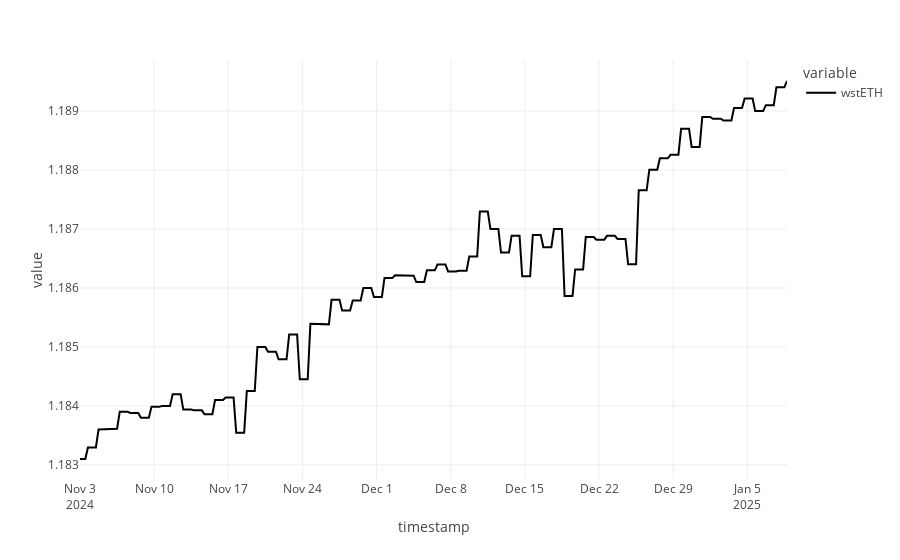

This figure's notebook cell:
### Code cell
px.line(price_df["wstETH"])

### Figure 1 — Plotly figure (JSON) as saved in the notebook; plotly's stock layout.template omitted (floating-point values rounded to 4 significant figures; data arrays with more than 128 entries replaced by an {"elided": "..."} marker saying what was removed)
{"data": [{"hovertemplate": "variable=wstETH<br>timestamp=%{x}<br>value=%{y}<extra></extra>", "legendgroup": "wstETH", "line": {"color": "#000001", "dash": "solid"}, "marker": {"symbol": "circle"}, "mode": "lines", "name": "wstETH", "orientation": "v", "showlegend": true, "type": "scatter", "x": {"elided": "268 str values"}, "xaxis": "x", "y": {"elided": "268 float values"}, "yaxis": "y"}], "layout": {"legend": {"title": {"text": "variable"}, "tracegroupgap": 0}, "margin": {"t": 60}, "xaxis": {"anchor": "y", "domain": [0, 1], "title": {"text": "timestamp"}}, "yaxis": {"anchor": "x", "domain": [0, 1], "title": {"text": "value"}}}}
